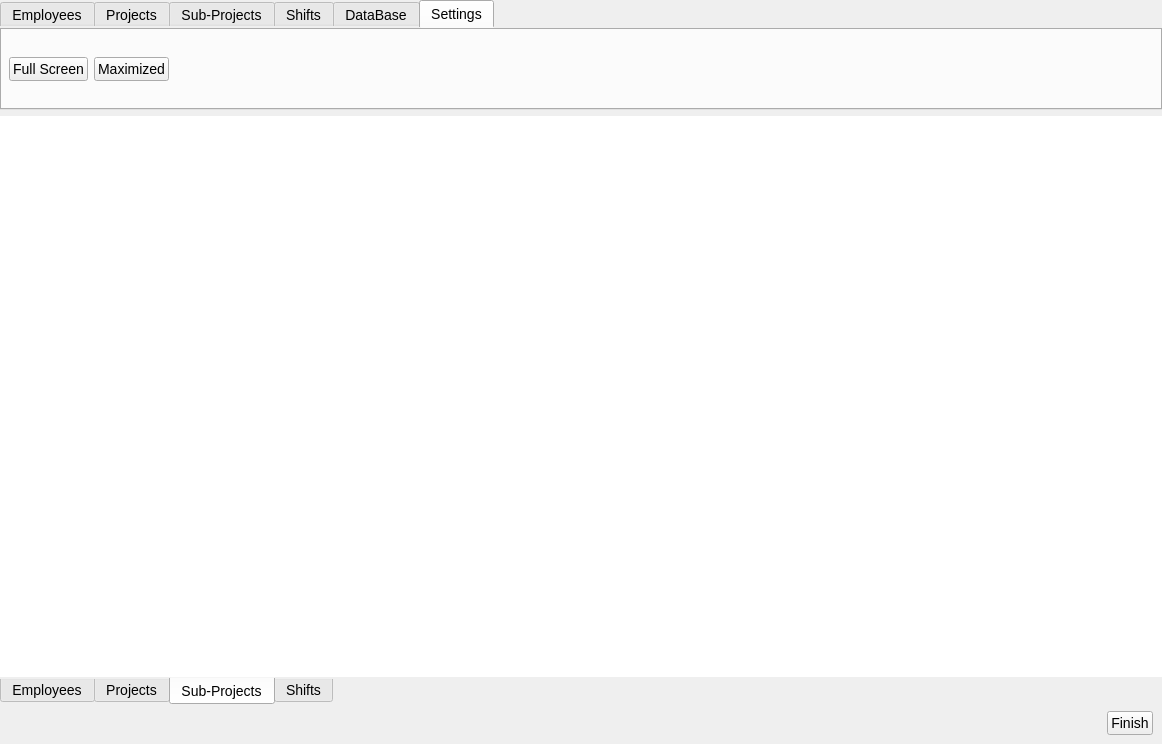
<?xml version="1.0" encoding="UTF-8"?>
<ui version="4.0">
 <class>MainForm</class>
 <widget class="QWidget" name="MainForm">
  <property name="geometry">
   <rect>
    <x>0</x>
    <y>0</y>
    <width>1162</width>
    <height>744</height>
   </rect>
  </property>
  <property name="windowTitle">
   <string>Time-Track</string>
  </property>
  <property name="styleSheet">
   <string notr="true">*{
font-family:&quot;Calibri&quot;;
font-size: 14px;

}
QTabWidget{
margin:0px;
padding:0px;
border-top: 15px solid #D3D3D3;

}
QStackedWidget{
margin:0px;
padding:0px;
}
QWidget{
margin:0px;
padding:0px;
}

QPushButton{
padding:3px;
}
QRadioButton{
padding:0px;
margin:0px;
}

QTabWidget{

}
QGroupBox { 
   
 } </string>
  </property>
  <layout class="QGridLayout" name="_2">
   <property name="leftMargin">
    <number>0</number>
   </property>
   <property name="topMargin">
    <number>0</number>
   </property>
   <property name="rightMargin">
    <number>0</number>
   </property>
   <property name="bottomMargin">
    <number>0</number>
   </property>
   <item row="0" column="1">
    <widget class="QStackedWidget" name="mainStack">
     <property name="styleSheet">
      <string notr="true"/>
     </property>
     <property name="currentIndex">
      <number>1</number>
     </property>
     <widget class="QWidget" name="basicPage">
      <layout class="QGridLayout" name="gridLayout_2">
       <item row="1" column="2">
        <spacer name="horizontalSpacer_3">
         <property name="orientation">
          <enum>Qt::Horizontal</enum>
         </property>
         <property name="sizeHint" stdset="0">
          <size>
           <width>40</width>
           <height>20</height>
          </size>
         </property>
        </spacer>
       </item>
       <item row="1" column="0">
        <spacer name="horizontalSpacer_2">
         <property name="orientation">
          <enum>Qt::Horizontal</enum>
         </property>
         <property name="sizeHint" stdset="0">
          <size>
           <width>40</width>
           <height>20</height>
          </size>
         </property>
        </spacer>
       </item>
       <item row="2" column="1">
        <spacer name="verticalSpacer_2">
         <property name="orientation">
          <enum>Qt::Vertical</enum>
         </property>
         <property name="sizeHint" stdset="0">
          <size>
           <width>20</width>
           <height>40</height>
          </size>
         </property>
        </spacer>
       </item>
       <item row="0" column="1">
        <spacer name="verticalSpacer">
         <property name="orientation">
          <enum>Qt::Vertical</enum>
         </property>
         <property name="sizeHint" stdset="0">
          <size>
           <width>20</width>
           <height>40</height>
          </size>
         </property>
        </spacer>
       </item>
       <item row="1" column="1">
        <layout class="QVBoxLayout" name="verticalLayout">
         <item>
          <widget class="QPushButton" name="basicPageClockIn">
           <property name="text">
            <string>Clock In</string>
           </property>
          </widget>
         </item>
         <item>
          <widget class="QPushButton" name="basicPageClockOut">
           <property name="text">
            <string>Clock out</string>
           </property>
          </widget>
         </item>
         <item>
          <widget class="QPushButton" name="basicPageAdvanced">
           <property name="text">
            <string>Advanced</string>
           </property>
          </widget>
         </item>
        </layout>
       </item>
      </layout>
     </widget>
     <widget class="QWidget" name="advPage">
      <layout class="QGridLayout" name="gridLayout_7">
       <property name="leftMargin">
        <number>0</number>
       </property>
       <property name="topMargin">
        <number>0</number>
       </property>
       <property name="rightMargin">
        <number>0</number>
       </property>
       <property name="bottomMargin">
        <number>0</number>
       </property>
       <item row="2" column="0">
        <widget class="QTabWidget" name="MainTabs">
         <property name="tabPosition">
          <enum>QTabWidget::South</enum>
         </property>
         <property name="currentIndex">
          <number>2</number>
         </property>
         <widget class="QWidget" name="EmployeeTab">
          <attribute name="title">
           <string>Employees</string>
          </attribute>
          <layout class="QGridLayout" name="gridLayout_4">
           <property name="leftMargin">
            <number>0</number>
           </property>
           <property name="topMargin">
            <number>0</number>
           </property>
           <property name="rightMargin">
            <number>0</number>
           </property>
           <property name="bottomMargin">
            <number>0</number>
           </property>
           <property name="spacing">
            <number>0</number>
           </property>
           <item row="0" column="0">
            <widget class="QTableView" name="EmployeeView">
             <property name="frameShape">
              <enum>QFrame::NoFrame</enum>
             </property>
             <property name="gridStyle">
              <enum>Qt::SolidLine</enum>
             </property>
            </widget>
           </item>
          </layout>
         </widget>
         <widget class="QWidget" name="ProjectTab">
          <attribute name="title">
           <string>Projects</string>
          </attribute>
          <layout class="QGridLayout" name="gridLayout_5">
           <property name="leftMargin">
            <number>0</number>
           </property>
           <property name="topMargin">
            <number>0</number>
           </property>
           <property name="rightMargin">
            <number>0</number>
           </property>
           <property name="bottomMargin">
            <number>0</number>
           </property>
           <property name="spacing">
            <number>0</number>
           </property>
           <item row="0" column="0">
            <layout class="QHBoxLayout" name="horizontalLayout_11">
             <item>
              <widget class="QTableView" name="ProjectView">
               <property name="frameShape">
                <enum>QFrame::NoFrame</enum>
               </property>
              </widget>
             </item>
             <item>
              <widget class="QTableView" name="ProjectItemView">
               <property name="frameShape">
                <enum>QFrame::NoFrame</enum>
               </property>
              </widget>
             </item>
            </layout>
           </item>
          </layout>
         </widget>
         <widget class="QWidget" name="ItemTab">
          <attribute name="title">
           <string>Sub-Projects</string>
          </attribute>
          <layout class="QGridLayout" name="gridLayout_6">
           <property name="leftMargin">
            <number>0</number>
           </property>
           <property name="topMargin">
            <number>0</number>
           </property>
           <property name="rightMargin">
            <number>0</number>
           </property>
           <property name="bottomMargin">
            <number>0</number>
           </property>
           <property name="spacing">
            <number>0</number>
           </property>
           <item row="0" column="0">
            <widget class="QTableView" name="ItemView">
             <property name="frameShape">
              <enum>QFrame::NoFrame</enum>
             </property>
            </widget>
           </item>
          </layout>
         </widget>
         <widget class="QWidget" name="ShiftTab">
          <attribute name="title">
           <string>Shifts</string>
          </attribute>
          <layout class="QGridLayout" name="gridLayout_3">
           <property name="sizeConstraint">
            <enum>QLayout::SetMinimumSize</enum>
           </property>
           <property name="leftMargin">
            <number>0</number>
           </property>
           <property name="topMargin">
            <number>0</number>
           </property>
           <property name="rightMargin">
            <number>0</number>
           </property>
           <property name="bottomMargin">
            <number>0</number>
           </property>
           <property name="spacing">
            <number>0</number>
           </property>
           <item row="0" column="0">
            <widget class="QTableView" name="ShiftView">
             <property name="frameShape">
              <enum>QFrame::NoFrame</enum>
             </property>
            </widget>
           </item>
          </layout>
         </widget>
        </widget>
       </item>
       <item row="1" column="0">
        <widget class="QTabWidget" name="HeaderTabs">
         <property name="maximumSize">
          <size>
           <width>16777215</width>
           <height>110</height>
          </size>
         </property>
         <property name="styleSheet">
          <string notr="true"/>
         </property>
         <property name="tabPosition">
          <enum>QTabWidget::North</enum>
         </property>
         <property name="tabShape">
          <enum>QTabWidget::Rounded</enum>
         </property>
         <property name="currentIndex">
          <number>5</number>
         </property>
         <property name="elideMode">
          <enum>Qt::ElideLeft</enum>
         </property>
         <property name="documentMode">
          <bool>false</bool>
         </property>
         <property name="tabsClosable">
          <bool>false</bool>
         </property>
         <property name="movable">
          <bool>false</bool>
         </property>
         <property name="tabBarAutoHide">
          <bool>false</bool>
         </property>
         <widget class="QWidget" name="EmployeeSettings">
          <attribute name="title">
           <string>Employees</string>
          </attribute>
          <layout class="QHBoxLayout" name="horizontalLayout_2">
           <property name="spacing">
            <number>1</number>
           </property>
           <property name="leftMargin">
            <number>2</number>
           </property>
           <property name="topMargin">
            <number>2</number>
           </property>
           <property name="rightMargin">
            <number>2</number>
           </property>
           <property name="bottomMargin">
            <number>2</number>
           </property>
           <item>
            <widget class="QGroupBox" name="groupBox">
             <property name="minimumSize">
              <size>
               <width>0</width>
               <height>0</height>
              </size>
             </property>
             <property name="maximumSize">
              <size>
               <width>200</width>
               <height>16777215</height>
              </size>
             </property>
             <property name="styleSheet">
              <string notr="true"/>
             </property>
             <property name="title">
              <string>Options</string>
             </property>
             <layout class="QHBoxLayout" name="horizontalLayout_5">
              <item>
               <widget class="QPushButton" name="EmployeeAdd">
                <property name="text">
                 <string>Add</string>
                </property>
                <property name="default">
                 <bool>false</bool>
                </property>
               </widget>
              </item>
              <item>
               <widget class="QPushButton" name="EmployeeArchive">
                <property name="text">
                 <string>Archive</string>
                </property>
               </widget>
              </item>
              <item>
               <widget class="QPushButton" name="EmployeeDelete">
                <property name="text">
                 <string>Delete</string>
                </property>
               </widget>
              </item>
             </layout>
            </widget>
           </item>
           <item>
            <widget class="QGroupBox" name="groupBox_2">
             <property name="title">
              <string>Table</string>
             </property>
             <layout class="QGridLayout" name="gridLayout_8">
              <item row="0" column="0">
               <widget class="QCheckBox" name="EmployeeName">
                <property name="text">
                 <string>Name</string>
                </property>
               </widget>
              </item>
              <item row="1" column="2">
               <widget class="QCheckBox" name="EmployeeActive">
                <property name="text">
                 <string>Active</string>
                </property>
               </widget>
              </item>
              <item row="0" column="2">
               <widget class="QCheckBox" name="EmployeeShiftCount">
                <property name="text">
                 <string>ShiftCount</string>
                </property>
               </widget>
              </item>
              <item row="1" column="1">
               <widget class="QCheckBox" name="EmployeeAdminStatus">
                <property name="text">
                 <string>AdminStatus</string>
                </property>
               </widget>
              </item>
              <item row="0" column="1">
               <widget class="QCheckBox" name="EmployeePin">
                <property name="text">
                 <string>Pin</string>
                </property>
               </widget>
              </item>
              <item row="1" column="0">
               <widget class="QCheckBox" name="EmployeeId">
                <property name="text">
                 <string>Id</string>
                </property>
               </widget>
              </item>
              <item row="0" column="3">
               <widget class="QCheckBox" name="EmployeeCurrent">
                <property name="text">
                 <string>Current</string>
                </property>
               </widget>
              </item>
             </layout>
            </widget>
           </item>
           <item>
            <widget class="QGroupBox" name="groupBox_3">
             <property name="title">
              <string>Show</string>
             </property>
             <property name="flat">
              <bool>false</bool>
             </property>
             <property name="checkable">
              <bool>false</bool>
             </property>
             <layout class="QVBoxLayout" name="verticalLayout_2">
              <property name="spacing">
               <number>2</number>
              </property>
              <property name="leftMargin">
               <number>9</number>
              </property>
              <item>
               <widget class="QRadioButton" name="AllRadio">
                <property name="text">
                 <string>All Employees</string>
                </property>
               </widget>
              </item>
              <item>
               <widget class="QRadioButton" name="CurrentRadio">
                <property name="text">
                 <string>Current Employees</string>
                </property>
               </widget>
              </item>
              <item>
               <widget class="QRadioButton" name="PastRadio">
                <property name="text">
                 <string>Past Employees</string>
                </property>
               </widget>
              </item>
             </layout>
            </widget>
           </item>
           <item>
            <spacer name="horizontalSpacer_4">
             <property name="orientation">
              <enum>Qt::Horizontal</enum>
             </property>
             <property name="sizeHint" stdset="0">
              <size>
               <width>40</width>
               <height>20</height>
              </size>
             </property>
            </spacer>
           </item>
          </layout>
         </widget>
         <widget class="QWidget" name="ProjectsSettings">
          <attribute name="title">
           <string>Projects</string>
          </attribute>
          <layout class="QHBoxLayout" name="horizontalLayout_7">
           <property name="spacing">
            <number>1</number>
           </property>
           <property name="leftMargin">
            <number>2</number>
           </property>
           <property name="topMargin">
            <number>2</number>
           </property>
           <property name="rightMargin">
            <number>2</number>
           </property>
           <property name="bottomMargin">
            <number>2</number>
           </property>
           <item>
            <widget class="QGroupBox" name="groupBox_6">
             <property name="title">
              <string>Project Options</string>
             </property>
             <layout class="QHBoxLayout" name="horizontalLayout_9">
              <item>
               <widget class="QPushButton" name="ProjectAdd">
                <property name="text">
                 <string>Create New</string>
                </property>
               </widget>
              </item>
              <item>
               <widget class="QPushButton" name="ProjectDelete">
                <property name="text">
                 <string>Delete</string>
                </property>
               </widget>
              </item>
              <item>
               <widget class="QPushButton" name="ProjectArchive">
                <property name="text">
                 <string>Archive</string>
                </property>
               </widget>
              </item>
             </layout>
            </widget>
           </item>
           <item>
            <widget class="QGroupBox" name="groupBox_8">
             <property name="title">
              <string>Project Table</string>
             </property>
             <layout class="QGridLayout" name="gridLayout_9">
              <item row="0" column="0">
               <widget class="QCheckBox" name="ProjectName">
                <property name="text">
                 <string>Name</string>
                </property>
               </widget>
              </item>
              <item row="1" column="0">
               <widget class="QCheckBox" name="ProjectId">
                <property name="text">
                 <string>Id</string>
                </property>
               </widget>
              </item>
              <item row="0" column="1">
               <widget class="QCheckBox" name="ProjectCurrent">
                <property name="text">
                 <string>Current</string>
                </property>
               </widget>
              </item>
              <item row="1" column="1">
               <widget class="QCheckBox" name="ProjectDate">
                <property name="text">
                 <string>Date</string>
                </property>
               </widget>
              </item>
             </layout>
            </widget>
           </item>
           <item>
            <widget class="QGroupBox" name="groupBox_9">
             <property name="font">
              <font>
               <family>Calibri</family>
               <pointsize>-1</pointsize>
              </font>
             </property>
             <property name="title">
              <string>Show</string>
             </property>
             <layout class="QVBoxLayout" name="verticalLayout_3">
              <property name="spacing">
               <number>2</number>
              </property>
              <item>
               <widget class="QRadioButton" name="ProjectAllRadio">
                <property name="text">
                 <string>All Projects</string>
                </property>
               </widget>
              </item>
              <item>
               <widget class="QRadioButton" name="ProjectCurrentRadio">
                <property name="text">
                 <string>Current Projects</string>
                </property>
               </widget>
              </item>
              <item>
               <widget class="QRadioButton" name="ProjectPastRadio">
                <property name="text">
                 <string>Past Projects</string>
                </property>
               </widget>
              </item>
             </layout>
            </widget>
           </item>
           <item>
            <spacer name="horizontalSpacer_6">
             <property name="orientation">
              <enum>Qt::Horizontal</enum>
             </property>
             <property name="sizeHint" stdset="0">
              <size>
               <width>40</width>
               <height>20</height>
              </size>
             </property>
            </spacer>
           </item>
           <item>
            <widget class="QGroupBox" name="groupBox_11">
             <property name="title">
              <string>Item Options</string>
             </property>
             <layout class="QGridLayout" name="gridLayout_12">
              <item row="0" column="0">
               <widget class="QPushButton" name="ProjectItemAdd">
                <property name="text">
                 <string>Add</string>
                </property>
               </widget>
              </item>
              <item row="0" column="1">
               <widget class="QPushButton" name="ProjectItemRemove">
                <property name="text">
                 <string>Remove</string>
                </property>
               </widget>
              </item>
              <item row="1" column="0" colspan="2">
               <widget class="QComboBox" name="ProjectItemCombo">
                <property name="font">
                 <font>
                  <family>Calibri</family>
                  <pointsize>-1</pointsize>
                 </font>
                </property>
               </widget>
              </item>
             </layout>
            </widget>
           </item>
           <item>
            <widget class="QGroupBox" name="groupBox_12">
             <property name="title">
              <string>Item Table</string>
             </property>
             <layout class="QGridLayout" name="gridLayout_11">
              <item row="0" column="0">
               <widget class="QCheckBox" name="ProjectItemName">
                <property name="text">
                 <string>Name</string>
                </property>
               </widget>
              </item>
              <item row="1" column="0">
               <widget class="QCheckBox" name="ProjectItemId">
                <property name="text">
                 <string>Id</string>
                </property>
               </widget>
              </item>
             </layout>
            </widget>
           </item>
          </layout>
         </widget>
         <widget class="QWidget" name="ItemsSettings">
          <attribute name="title">
           <string>Sub-Projects</string>
          </attribute>
          <layout class="QHBoxLayout" name="horizontalLayout_8">
           <property name="spacing">
            <number>1</number>
           </property>
           <property name="leftMargin">
            <number>2</number>
           </property>
           <property name="topMargin">
            <number>2</number>
           </property>
           <property name="rightMargin">
            <number>2</number>
           </property>
           <property name="bottomMargin">
            <number>2</number>
           </property>
           <item>
            <widget class="QGroupBox" name="groupBox_7">
             <property name="title">
              <string>Options</string>
             </property>
             <layout class="QHBoxLayout" name="horizontalLayout_10">
              <item>
               <widget class="QPushButton" name="ItemAdd">
                <property name="text">
                 <string>Create New</string>
                </property>
               </widget>
              </item>
              <item>
               <widget class="QPushButton" name="ItemDelete">
                <property name="text">
                 <string>Delete</string>
                </property>
               </widget>
              </item>
             </layout>
            </widget>
           </item>
           <item>
            <widget class="QGroupBox" name="groupBox_10">
             <property name="title">
              <string>Table</string>
             </property>
             <layout class="QGridLayout" name="gridLayout_10">
              <item row="0" column="0">
               <widget class="QCheckBox" name="ItemName">
                <property name="text">
                 <string>Name</string>
                </property>
               </widget>
              </item>
              <item row="1" column="0">
               <widget class="QCheckBox" name="ItemId">
                <property name="text">
                 <string>Id</string>
                </property>
               </widget>
              </item>
              <item row="1" column="1">
               <widget class="QCheckBox" name="ItemSub">
                <property name="text">
                 <string>Sub-Category</string>
                </property>
               </widget>
              </item>
              <item row="0" column="1">
               <widget class="QCheckBox" name="ItemCategory">
                <property name="text">
                 <string>Category</string>
                </property>
               </widget>
              </item>
              <item row="0" column="2">
               <widget class="QCheckBox" name="ItemDimension">
                <property name="text">
                 <string>Dimension</string>
                </property>
               </widget>
              </item>
             </layout>
            </widget>
           </item>
           <item>
            <spacer name="horizontalSpacer_7">
             <property name="orientation">
              <enum>Qt::Horizontal</enum>
             </property>
             <property name="sizeHint" stdset="0">
              <size>
               <width>40</width>
               <height>20</height>
              </size>
             </property>
            </spacer>
           </item>
          </layout>
         </widget>
         <widget class="QWidget" name="ShiftSettings">
          <property name="styleSheet">
           <string notr="true"/>
          </property>
          <attribute name="title">
           <string>Shifts</string>
          </attribute>
          <layout class="QHBoxLayout" name="horizontalLayout_3">
           <property name="spacing">
            <number>1</number>
           </property>
           <property name="leftMargin">
            <number>2</number>
           </property>
           <property name="topMargin">
            <number>2</number>
           </property>
           <property name="rightMargin">
            <number>2</number>
           </property>
           <property name="bottomMargin">
            <number>2</number>
           </property>
           <item>
            <widget class="QGroupBox" name="groupBox_4">
             <property name="title">
              <string>Options</string>
             </property>
             <layout class="QHBoxLayout" name="horizontalLayout_6">
              <item>
               <widget class="QPushButton" name="ShiftAdd">
                <property name="text">
                 <string>Add</string>
                </property>
               </widget>
              </item>
              <item>
               <widget class="QPushButton" name="ShiftEdit">
                <property name="text">
                 <string>Edit</string>
                </property>
               </widget>
              </item>
              <item>
               <widget class="QPushButton" name="ShiftDelete">
                <property name="text">
                 <string>Delete</string>
                </property>
               </widget>
              </item>
             </layout>
            </widget>
           </item>
           <item>
            <widget class="QGroupBox" name="groupBox_5">
             <property name="title">
              <string>Display By</string>
             </property>
             <layout class="QGridLayout" name="gridLayout">
              <property name="spacing">
               <number>2</number>
              </property>
              <item row="0" column="1">
               <widget class="QComboBox" name="ShiftEmployeeCombo">
                <property name="font">
                 <font>
                  <family>Calibri</family>
                  <pointsize>-1</pointsize>
                 </font>
                </property>
                <property name="sizeAdjustPolicy">
                 <enum>QComboBox::AdjustToContents</enum>
                </property>
               </widget>
              </item>
              <item row="1" column="1">
               <widget class="QComboBox" name="ShiftProjectCombo">
                <property name="font">
                 <font>
                  <family>Calibri</family>
                  <pointsize>-1</pointsize>
                 </font>
                </property>
                <property name="sizeAdjustPolicy">
                 <enum>QComboBox::AdjustToContents</enum>
                </property>
               </widget>
              </item>
              <item row="2" column="1">
               <widget class="QComboBox" name="ShiftItemCombo">
                <property name="font">
                 <font>
                  <family>Calibri</family>
                  <pointsize>-1</pointsize>
                 </font>
                </property>
                <property name="sizeAdjustPolicy">
                 <enum>QComboBox::AdjustToContents</enum>
                </property>
               </widget>
              </item>
              <item row="0" column="0">
               <widget class="QLabel" name="label">
                <property name="text">
                 <string>Employee:</string>
                </property>
               </widget>
              </item>
              <item row="1" column="0">
               <widget class="QLabel" name="label_2">
                <property name="text">
                 <string>Project:</string>
                </property>
               </widget>
              </item>
              <item row="2" column="0">
               <widget class="QLabel" name="label_3">
                <property name="text">
                 <string>Item:</string>
                </property>
               </widget>
              </item>
             </layout>
            </widget>
           </item>
           <item>
            <widget class="QGroupBox" name="groupBox_13">
             <property name="title">
              <string>Time</string>
             </property>
             <layout class="QGridLayout" name="gridLayout_13">
              <item row="0" column="1">
               <widget class="QDateEdit" name="ShiftDate1">
                <property name="calendarPopup">
                 <bool>true</bool>
                </property>
               </widget>
              </item>
              <item row="1" column="1">
               <widget class="QDateEdit" name="ShiftDate2">
                <property name="calendarPopup">
                 <bool>true</bool>
                </property>
               </widget>
              </item>
              <item row="0" column="0">
               <widget class="QLabel" name="label_4">
                <property name="text">
                 <string>From:</string>
                </property>
               </widget>
              </item>
              <item row="1" column="0">
               <widget class="QLabel" name="label_5">
                <property name="text">
                 <string>To:</string>
                </property>
               </widget>
              </item>
             </layout>
            </widget>
           </item>
           <item>
            <spacer name="horizontalSpacer_5">
             <property name="orientation">
              <enum>Qt::Horizontal</enum>
             </property>
             <property name="sizeHint" stdset="0">
              <size>
               <width>40</width>
               <height>20</height>
              </size>
             </property>
            </spacer>
           </item>
           <item>
            <widget class="QGroupBox" name="groupBox_15">
             <property name="title">
              <string>Total</string>
             </property>
             <layout class="QGridLayout" name="gridLayout_15">
              <item row="0" column="0">
               <widget class="QLabel" name="ShiftTotalTime">
                <property name="layoutDirection">
                 <enum>Qt::LeftToRight</enum>
                </property>
                <property name="text">
                 <string>0:00</string>
                </property>
                <property name="alignment">
                 <set>Qt::AlignCenter</set>
                </property>
               </widget>
              </item>
             </layout>
            </widget>
           </item>
          </layout>
         </widget>
         <widget class="QWidget" name="DataBaseSettings">
          <attribute name="title">
           <string>DataBase</string>
          </attribute>
          <layout class="QHBoxLayout" name="horizontalLayout_4">
           <property name="spacing">
            <number>1</number>
           </property>
           <property name="leftMargin">
            <number>2</number>
           </property>
           <property name="topMargin">
            <number>2</number>
           </property>
           <property name="rightMargin">
            <number>2</number>
           </property>
           <property name="bottomMargin">
            <number>2</number>
           </property>
           <item>
            <widget class="QGroupBox" name="groupBox_14">
             <property name="title">
              <string>Server Database</string>
             </property>
             <layout class="QGridLayout" name="gridLayout_14">
              <item row="0" column="2">
               <widget class="QPushButton" name="DataBaseConnect">
                <property name="maximumSize">
                 <size>
                  <width>120</width>
                  <height>16777215</height>
                 </size>
                </property>
                <property name="text">
                 <string>Connect</string>
                </property>
               </widget>
              </item>
              <item row="0" column="1">
               <widget class="QLabel" name="DataBaseLabel">
                <property name="text">
                 <string/>
                </property>
               </widget>
              </item>
              <item row="0" column="0">
               <widget class="QLabel" name="label_6">
                <property name="maximumSize">
                 <size>
                  <width>110</width>
                  <height>16777215</height>
                 </size>
                </property>
                <property name="text">
                 <string>Current Connection:</string>
                </property>
               </widget>
              </item>
             </layout>
            </widget>
           </item>
          </layout>
         </widget>
         <widget class="QWidget" name="Settings">
          <attribute name="title">
           <string>Settings</string>
          </attribute>
          <layout class="QHBoxLayout" name="horizontalLayout_12">
           <item>
            <widget class="QPushButton" name="SettngsFullScreen">
             <property name="text">
              <string>Full Screen</string>
             </property>
            </widget>
           </item>
           <item>
            <widget class="QPushButton" name="SettingsMaximized">
             <property name="text">
              <string>Maximized</string>
             </property>
            </widget>
           </item>
           <item>
            <spacer name="horizontalSpacer_8">
             <property name="orientation">
              <enum>Qt::Horizontal</enum>
             </property>
             <property name="sizeHint" stdset="0">
              <size>
               <width>40</width>
               <height>20</height>
              </size>
             </property>
            </spacer>
           </item>
          </layout>
         </widget>
        </widget>
       </item>
      </layout>
     </widget>
    </widget>
   </item>
   <item row="1" column="1">
    <layout class="QHBoxLayout" name="horizontalLayout">
     <property name="sizeConstraint">
      <enum>QLayout::SetMinimumSize</enum>
     </property>
     <property name="rightMargin">
      <number>9</number>
     </property>
     <property name="bottomMargin">
      <number>9</number>
     </property>
     <item>
      <spacer name="horizontalSpacer">
       <property name="orientation">
        <enum>Qt::Horizontal</enum>
       </property>
       <property name="sizeHint" stdset="0">
        <size>
         <width>40</width>
         <height>20</height>
        </size>
       </property>
      </spacer>
     </item>
     <item>
      <widget class="QPushButton" name="mainFinish">
       <property name="text">
        <string>Finish</string>
       </property>
      </widget>
     </item>
    </layout>
   </item>
  </layout>
 </widget>
 <resources/>
 <connections/>
</ui>
